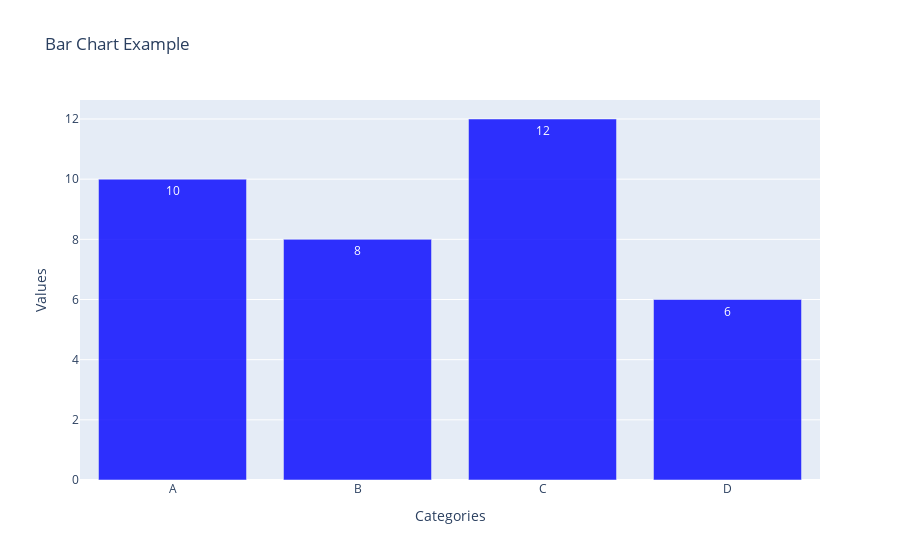

Notebook code cell kept with this figure:
### Code cell
fig.show()

### Figure 1 — Plotly figure (JSON) as saved in the notebook; plotly's stock layout.template omitted (floating-point values rounded to 4 significant figures)
{"data": [{"marker": {"color": "blue", "opacity": 0.8}, "text": ["10", "8", "12", "6"], "textposition": "auto", "type": "bar", "x": ["A", "B", "C", "D"], "y": [10, 8, 12, 6]}], "layout": {"title": {"text": "Bar Chart Example"}, "xaxis": {"title": {"text": "Categories"}}, "yaxis": {"title": {"text": "Values"}}}}
